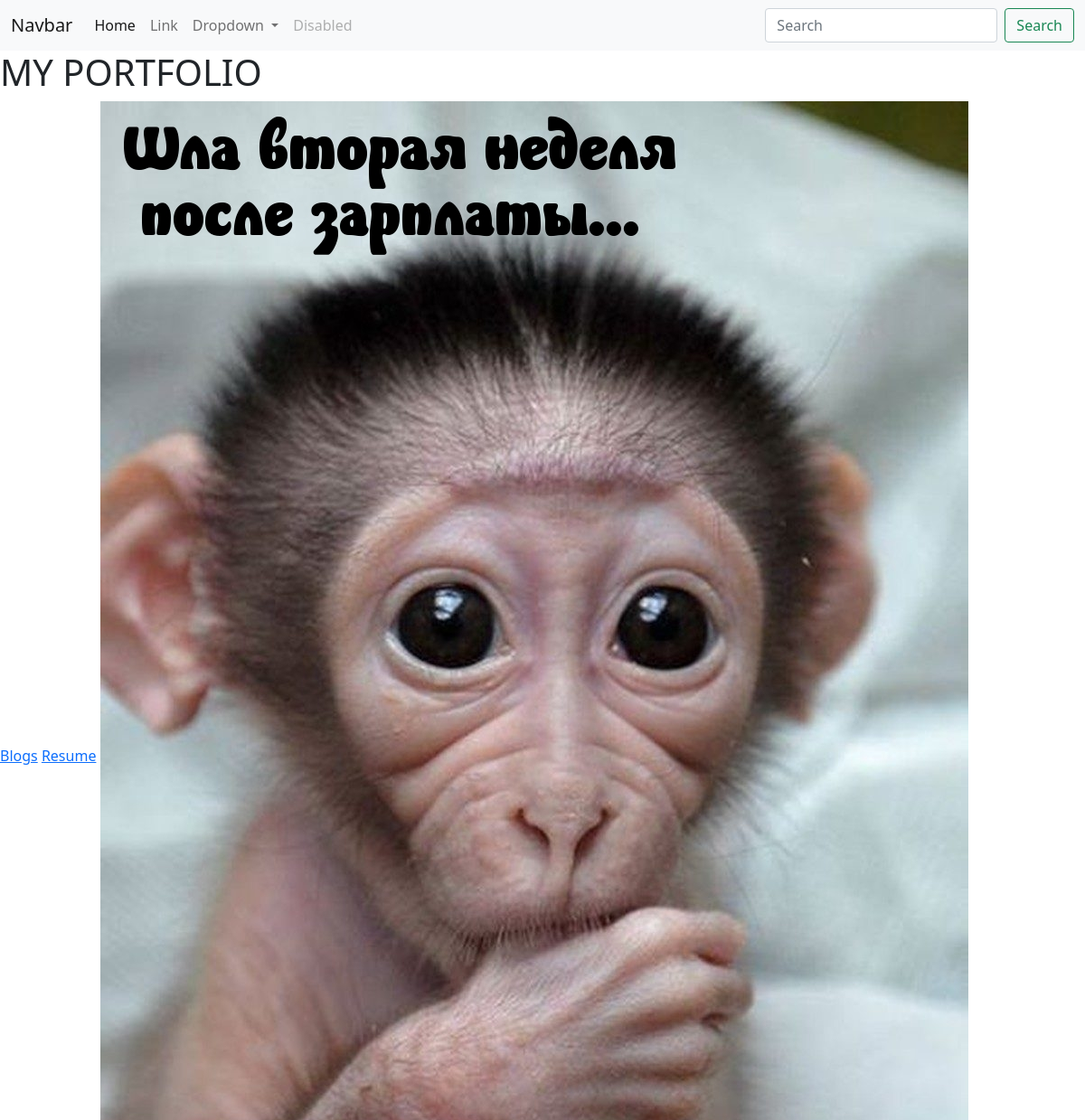
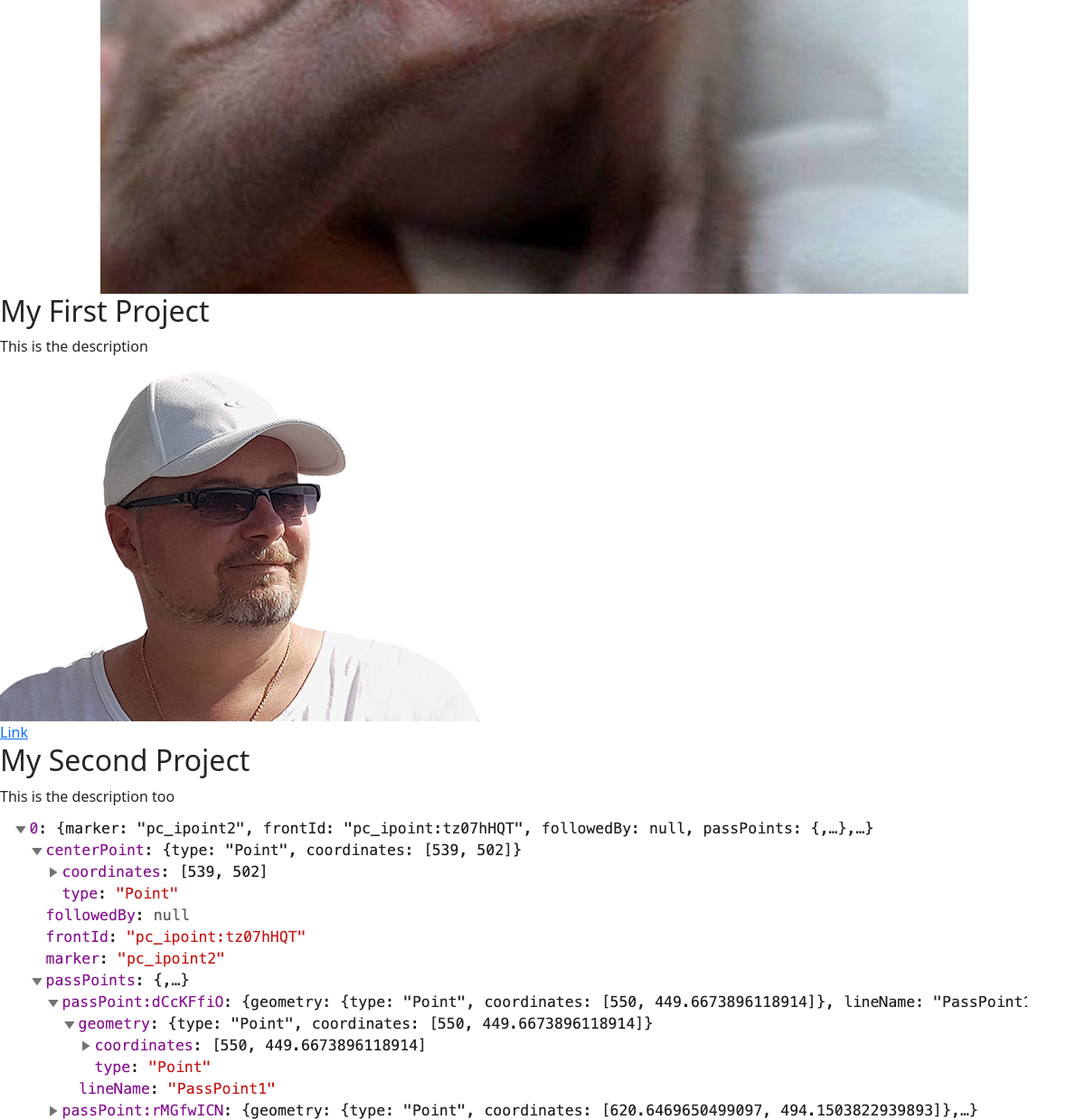
The page / on the database its author committed (2 pictures, top to bottom).
### portfolio/models.py (models this page shows, shortened)
class Project(models.Model):
    title = models.CharField(max_length=100)
    description = models.CharField(max_length=250)
    image = models.ImageField(upload_to='portfolio/images/')
    url = models.URLField(blank=True)

### portfolio/views.py (the view)
# urls.py: 2. Add a URL to urlpatterns:  path('', views.home, name='home')
def home(request):
  projects = Project.objects.all()
  return render(request, 'portfolio/home.html', dict(projects = projects))

### portfolio/templates/portfolio/home.html
{% extends 'portfolio/base.html' %} {% block content %}
<h1>MY PORTFOLIO</h1>
<a href="{% url 'blog:all_blogs' %}">Blogs</a>
{% load static %}
<a href="{% static 'portfolio/resume.pdf' %}" target="_blank">Resume</a>
<img src="{% static 'portfolio/monkey.jpg' %}" alt="" />
{% for project in projects %}
<h2>{{ project.title }}</h2>
<p>{{ project.description }}</p>
<img src="{{ project.image.url }}" alt="" />
{% if project.url %}
<br />
<a href="{{ project.url }}">Link</a>
{% endif %} {% endfor %} {% endblock content %}

### portfolio/templates/portfolio/base.html (shortened to what this page needs)
<!DOCTYPE html>
<html lang="en">
    <head>
        <link
            href="https://cdn.jsdelivr.net/npm/bootstrap@5.1.0/dist/css/bootstrap.min.css"
            rel="stylesheet"
        />
    </head>
    <body>
        <nav class="navbar navbar-expand-lg navbar-light bg-light">
            <div class="container-fluid">
                <a class="navbar-brand" href="#">Navbar</a>
                <div class="collapse navbar-collapse" id="navbarSupportedContent">
                    <ul class="navbar-nav me-auto mb-2 mb-lg-0">
                        <li class="nav-item">
                            <a class="nav-link active" aria-current="page" href="#">Home</a>
                        </li>
                        <li class="nav-item">
                            <a class="nav-link" href="#">Link</a>
                        </li>
                        <li class="nav-item dropdown">
                            <a
                                class="nav-link dropdown-toggle"
                                href="#"
                                id="navbarDropdown"
                                role="button"
                                data-bs-toggle="dropdown"
                                aria-expanded="false"
                            >
                                Dropdown
                            </a>
                        </li>
                        <li class="nav-item">
                            <a class="nav-link disabled" href="#" tabindex="-1" aria-disabled="true">Disabled</a>
                        </li>
                    </ul>
                    <form class="d-flex">
                        <input class="form-control me-2" type="search" placeholder="Search" aria-label="Search" />
                        <button class="btn btn-outline-success" type="submit">Search</button>
                    </form>
                </div>
            </div>
        </nav>
        {% block content %} {% endblock %}
    </body>
</html>

### rows shown on the page
Project: title "My First Project", description "This is the description", image (picture)
Project: title "My Second Project", description "This is the description too", image (picture)
